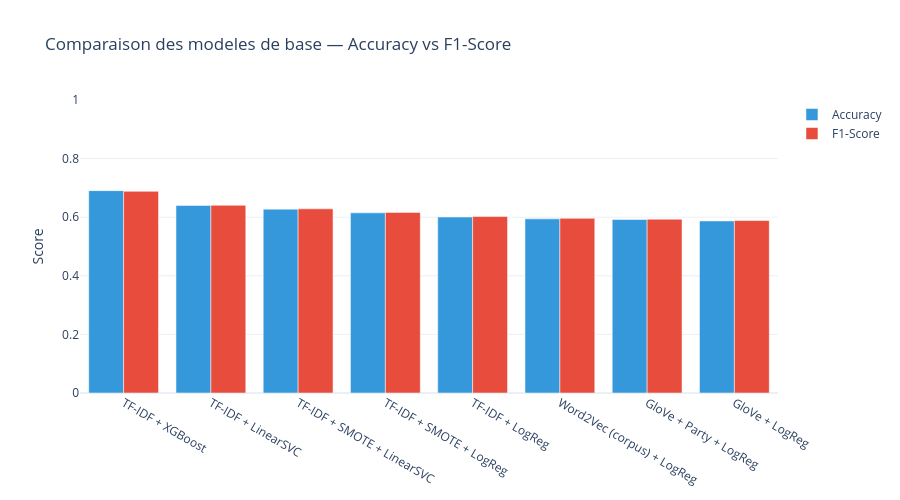

The notebook cell this image was saved under:
### Code cell
# Graphique comparatif
fig = go.Figure()
models = results_df.index.tolist()
fig.add_trace(go.Bar(name="Accuracy", x=models, y=results_df["Accuracy"], marker_color="#3498db"))
fig.add_trace(go.Bar(name="F1-Score", x=models, y=results_df["F1-Score"], marker_color="#e74c3c"))
fig.update_layout(
    barmode="group", title="Comparaison des modeles de base — Accuracy vs F1-Score",
    yaxis_title="Score", template="plotly_white", height=500,
    yaxis=dict(range=[0, 1]),
)
fig.show()

### Figure 1 — Plotly figure (JSON) as saved in the notebook; plotly's stock layout.template omitted (floating-point values rounded to 4 significant figures)
{"data": [{"marker": {"color": "#3498db"}, "name": "Accuracy", "type": "bar", "x": ["TF-IDF + XGBoost", "TF-IDF + LinearSVC", "TF-IDF + SMOTE + LinearSVC", "TF-IDF + SMOTE + LogReg", "TF-IDF + LogReg", "Word2Vec (corpus) + LogReg", "GloVe + Party + LogReg", "GloVe + LogReg"], "y": [0.6906, 0.6401, 0.6275, 0.6148, 0.6006, 0.5943, 0.5919, 0.5872]}, {"marker": {"color": "#e74c3c"}, "name": "F1-Score", "type": "bar", "x": ["TF-IDF + XGBoost", "TF-IDF + LinearSVC", "TF-IDF + SMOTE + LinearSVC", "TF-IDF + SMOTE + LogReg", "TF-IDF + LogReg", "Word2Vec (corpus) + LogReg", "GloVe + Party + LogReg", "GloVe + LogReg"], "y": [0.6883, 0.6407, 0.6285, 0.6163, 0.6022, 0.596, 0.5933, 0.5886]}], "layout": {"barmode": "group", "height": 500, "title": {"text": "Comparaison des modeles de base — Accuracy vs F1-Score"}, "yaxis": {"range": [0, 1], "title": {"text": "Score"}}}}
